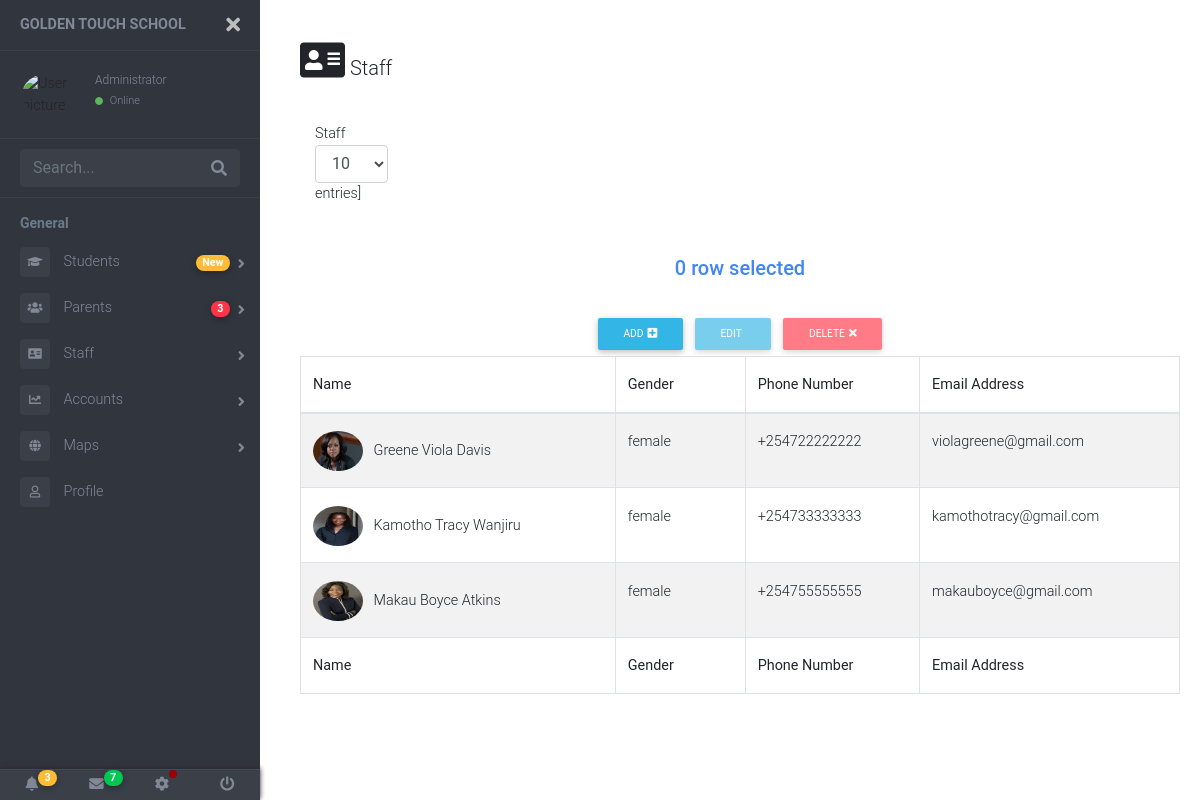
/staff/teachers/, run on the app's committed database.
### my_staff/models.py (models this page shows, shortened)
class Staff(models.Model):
    STAFF_CHOICES = [
        ('Teacher', 'teacher'),
        ('Support Staff', 'Support Staff'),
    ]
    GENDER = [
        ('male', 'MALE'),
        ('female', 'FEMALE'),
        ('undisclose', 'UNDISCLOSE')
    ]
    staff_image = models.ImageField(upload_to="images/")
    sur_name = models.CharField(max_length=50)
    first_name = models.CharField(max_length=50)
    last_name = models.CharField(max_length=50)
    staff_designation = models.CharField(max_length=20, choices=STAFF_CHOICES, default='Teacher')
    gender = models.CharField(max_length=10, choices=GENDER, blank=True, null=True)
    phone_number = PhoneNumberField(blank=True)
    email_address = models.EmailField(max_length=70,blank=True)
    class Meta:
        ordering = ('sur_name', 'staff_designation',)

### my_staff/views.py (the view)
# urls.py: path('teachers/', teachers, name="teachers"),
def teachers(request):
    my_staff = Staff.objects.filter(staff_designation='Teacher')
    context = {
        "my_staff" : my_staff,
    }
    return render(request, 'table.html', context )

### templates/table.html (shortened to what this page needs)
{% extends 'base.html' %}
{% load static %}
{% block style %}
<link rel="stylesheet" href="{% static 'css/table.css' %}">
<link rel="stylesheet" href="{% static 'css/mdb.min.css' %}">
{% endblock style %}
{% block content %}
<div class="row m-b-lg">
    <div class="col-sm-6" style="margin-left: -40px;">
        <span class="font-thin">
            <i class="fas fa-address-card fa-2x"></i>
            Staff
        </span>
    </div>
</div>
<div class="row" style="margin-left: -40px;">
    <div class="col-sm-6">
        <label>
            Staff
            <select class="form-control input-sm">
                <option value="10">10</option>
            </select>
            entries]
        </label>
    </div>
</div>
<section class="my_table">
    <div class="wrapper-editor">
        <div class="block my-4">
            <div class="d-flex justify-content-center">
                <p class="h5 text-primary createShowP">0 row selected</p>
            </div>
        </div>
        <div class="row d-flex justify-content-center modalWrapper">
            <div class="text-center">
                <a href="" class="btn btn-info btn-rounded btn-sm" data-toggle="modal" data-target="#modalAdd1">Add<i
                        class="fas fa-plus-square ml-1"></i></a>
            </div>
            <div class="text-center buttonEditWrapper">
                <button class="btn btn-info btn-rounded btn-sm buttonEdit" data-toggle="modal" data-target="#modalEdit1"
                    disabled>Edit</a>
            </div>
            <div class="text-center">
                <button class="btn btn-danger btn-sm btn-rounded buttonDelete" data-toggle="modal" disabled
                    data-target="#modalDelete" disabled>Delete<i class="fas fa-times ml-1"></i></a>
            </div>
        </div>
        <table id="dt-more-columns" class="table table-striped table-bordered" cellspacing="0" width="100%">
            <thead>
                <tr>
                    <th class="th-sm">Name
                    </th>
                    <th class="th-sm">Gender
                    </th>
                    <th class="th-sm">Phone Number
                    </th>
                    <th class="th-sm">Email Address
                    </th>
                </tr>
            </thead>
            <tbody>
                {% for staff in my_staff %}
                <tr>
                    <td>
                    <img src="{{ staff.staff_image.url }}" alt="" border=3 height=40 width=50></img>&nbsp;&nbsp
                    {{ staff.sur_name }} {{ staff.first_name }} {{ staff.last_name }}</td>
                    <td>{{ staff.gender }}</td>
                    <td>{{ staff.phone_number }}</td>
                    <td>{{ staff.email_address }}</td>
                </tr>
                {% endfor %}
            </tbody>
            <tfoot>
                <tr>
                    <th class="th-sm">Name
                    </th>
                    <th class="th-sm">Gender
                    </th>
                    <th class="th-sm">Phone Number
                    </th>
                    <th class="th-sm">Email Address
                    </th>
                </tr>
            </tfoot>
        </table>
    </div>
</section>
{% endblock content %}

### templates/base.html (shortened to what this page needs)
{% load static %}
<!DOCTYPE html>
<html lang="en">
<head>
    <link rel="stylesheet" href="https://maxcdn.bootstrapcdn.com/bootstrap/4.0.0/css/bootstrap.min.css"
>
    <link href="https://use.fontawesome.com/releases/v5.0.6/css/all.css" rel="stylesheet">
    <link rel="stylesheet" href="https://use.fontawesome.com/releases/v5.8.2/css/all.css">
    <link href="//maxcdn.bootstrapcdn.com/bootstrap/4.0.0/css/bootstrap.min.css" rel="stylesheet" id="bootstrap-css">
    <link rel="stylesheet" href="{% static 'css/style.css' %}">
    <link rel="stylesheet" href="{% static 'css/lightbox.css' %}">
    {% block style %}
    {% endblock style %}
</head>
<body>
    <div class="page-wrapper chiller-theme toggled">
        {% include 'partials/_sidebar.html' %}
        <main class="page-content">
            {% block content %}
            {% endblock content %}
        </main>
    </div>
</body>

### templates/partials/_sidebar.html (shortened to what this page needs)
<a id="show-sidebar" class="btn btn-sm btn-dark" href="#">
</a>
<nav id="sidebar" class="sidebar-wrapper">
    <div class="sidebar-content">
        <div class="sidebar-brand">
            <a href="#">golden touch school </a>
            <div id="close-sidebar">
                <i class="fas fa-times"></i>
            </div>
        </div>
        <div class="sidebar-header">
            <div class="user-pic">
                <img class="img-responsive img-rounded"
                    src="https://i.imgur.com/MyGHXta.jpg?1"
                    alt="User picture">
            </div>
            <div class="user-info">
                <span class="user-role">Administrator</span>
                <span class="user-status">
                    <i class="fa fa-circle"></i>
                    <span>Online</span>
                </span>
            </div>
        </div>
        <div class="sidebar-search">
            <div>
                <div class="input-group">
                    <input type="text" class="form-control search-menu" placeholder="Search...">
                    <div class="input-group-append">
                        <span class="input-group-text">
                            <i class="fa fa-search" aria-hidden="true"></i>
                        </span>
                    </div>
                </div>
            </div>
        </div>
        <div class="sidebar-menu">
            <ul>
                <li class="header-menu">
                    <span>General</span>
                </li>
                <li class="sidebar-dropdown">
                    <a href="#">
                        <i class="fas fa-graduation-cap"></i>
                        <span>Students</span>
                        <span class="badge badge-pill badge-warning">New</span>
                    </a>
                </li>
                <li class="sidebar-dropdown">
                    <a href="{% url 'parents' %}">
                        <i class="fas fa-users"></i>
                        <span>Parents</span>
                        <span class="badge badge-pill badge-danger">3</span>
                    </a>
                </li>
                <li class="sidebar-dropdown">
                    <a href="#">
                        <i class="fas fa-address-card"></i>
                        <span>Staff</span>
                    </a>
                </li>
                <li class="sidebar-dropdown">
                    <a href="#">
                        <i class="fa fa-chart-line"></i>
                        <span>Accounts</span>
                    </a>
                </li>
                <li class="sidebar-dropdown">
                    <a href="#">
                        <i class="fa fa-globe"></i>
                        <span>Maps</span>
                    </a>
                </li>
                <li class="sidebar">
                    <a href="{% url 'profile' %}">
                        <i class="far fa-user"></i>
                        <span>Profile</span>
                    </a>
                </li>
            </ul>
        </div>
    </div>
    <div class="sidebar-footer">
        <a href="#">
            <i class="fa fa-bell"></i>
            <span class="badge badge-pill badge-warning notification">3</span>
        </a>
        <a href="#">
            <i class="fa fa-envelope"></i>
            <span class="badge badge-pill badge-success notification">7</span>
        </a>
        <a href="#">
            <i class="fa fa-cog"></i>
            <span class="badge-sonar"></span>
        </a>
        <a href="#">
            <i class="fa fa-power-off"></i>
        </a>
    </div>
</nav>

### static/css/table.css (style rules this page uses)
.my_table { padding: 0px 20px 0px 0px; }
.font-thin { font-weight: 300; font-size: 20px; }
div { display: block; }
img { border-radius: 50%; }

### data on the page
Staff: staff_image (picture), sur_name "Greene", first_name "Viola", last_name "Davis", gender "female", phone_number "+254722222222", email_address "violagreene@gmail.com"
Staff: staff_image (picture), sur_name "Kamotho", first_name "Tracy", last_name "Wanjiru", gender "female", phone_number "+254733333333", email_address "kamothotracy@gmail.com"
Staff: staff_image (picture), sur_name "Makau", first_name "Boyce", last_name "Atkins", gender "female", phone_number "+254755555555", email_address "makauboyce@gmail.com"
